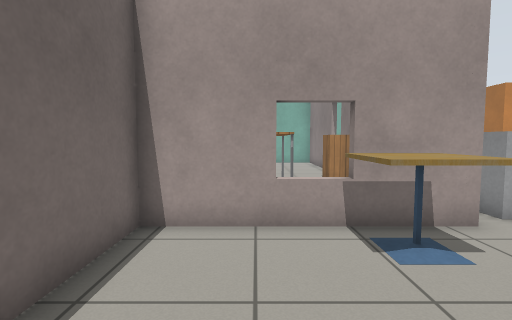
View 1 (above)

24 first-person views from a walk through a Gazebo world. The camera is 0.9 m above the floor, tilts 4° down and sees 85° across. The floor is counted in squares, 0.5 m on a side. Each view is taken from the middle of a square. On the plan, view 1 faces up. The plan holds only what a view shows up to about 15 squares ahead; the rest is blank. Gazebo's built-in surfaces are drawn with simple patterns.

View 2
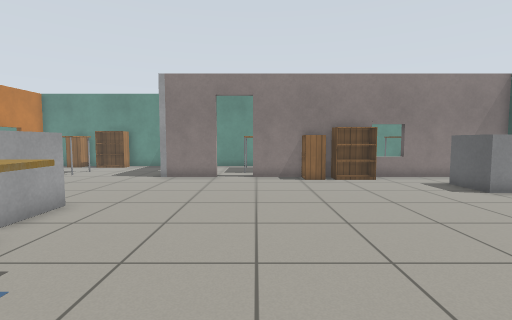

View 3
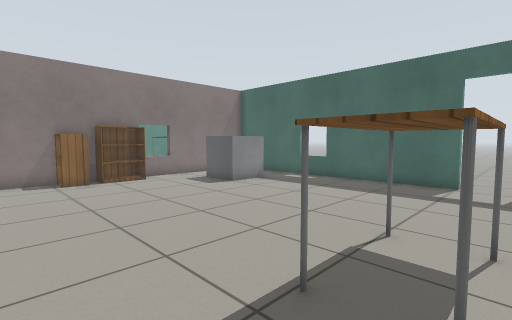

View 4
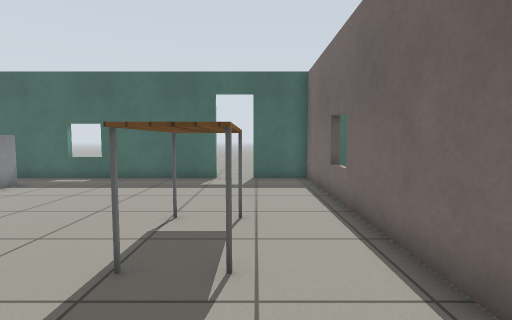

View 5
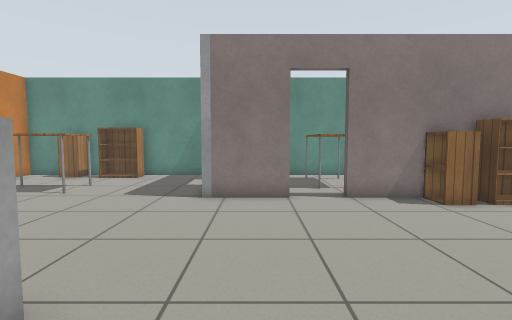

View 6
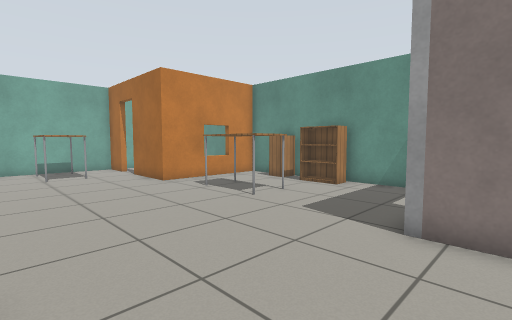

View 7
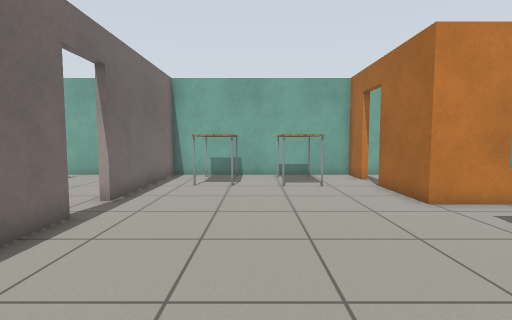

View 8
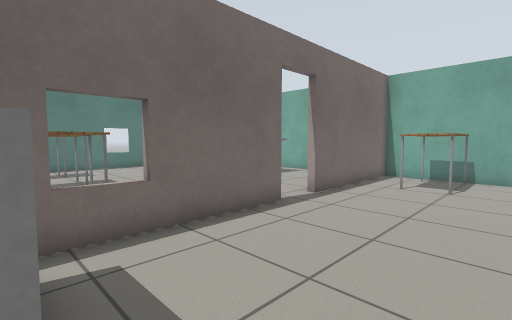

View 9
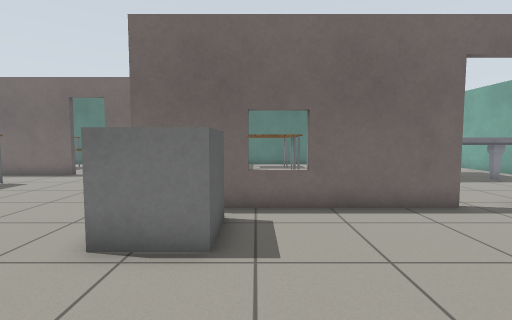

View 10
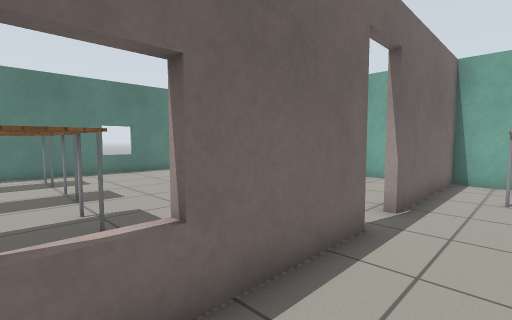

View 11
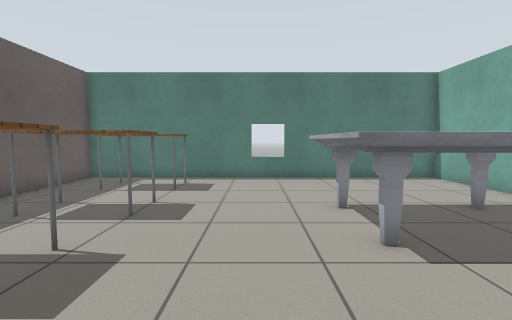

View 12
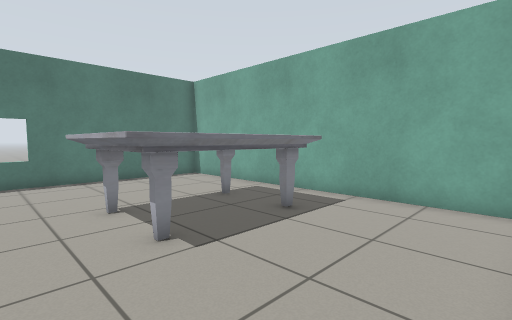

View 13
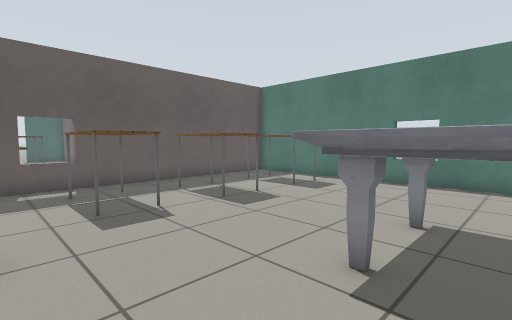

View 14
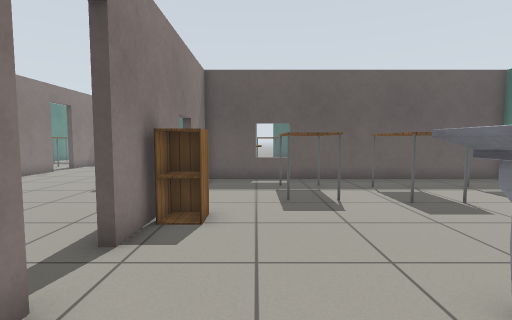

View 15
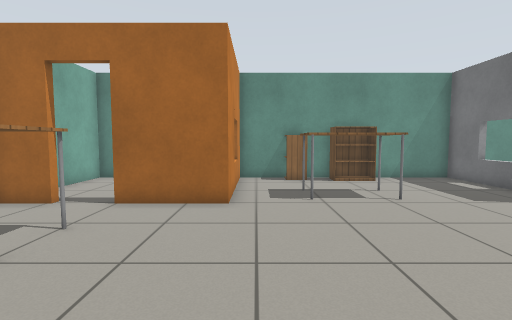

View 16
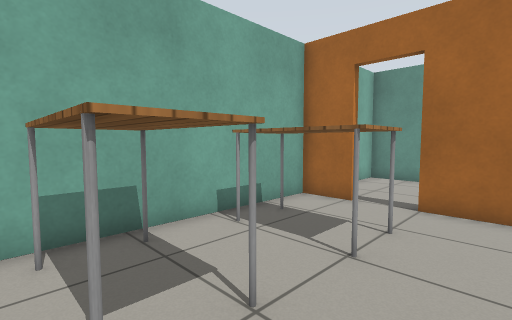

View 17
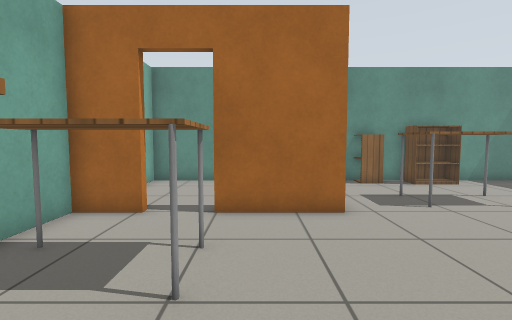

View 18
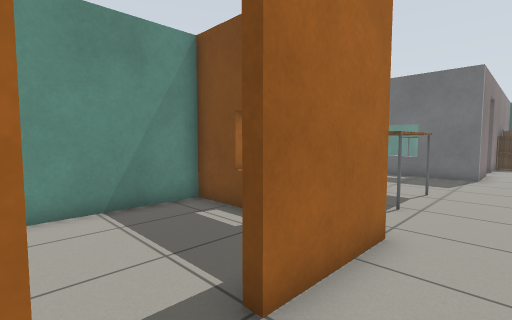

View 19
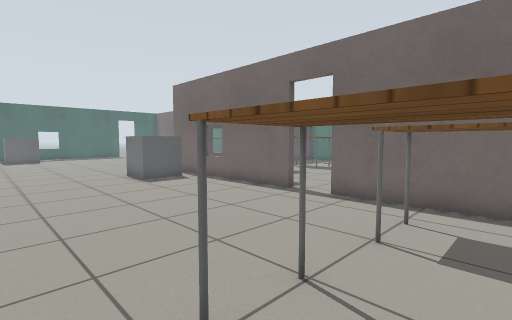

View 20
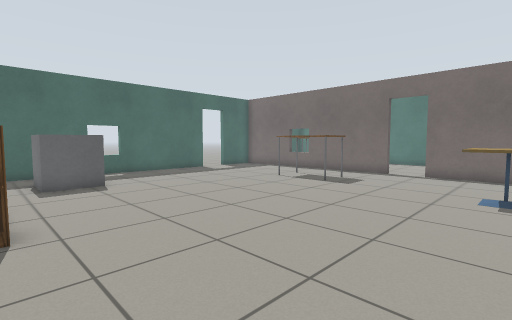

View 21
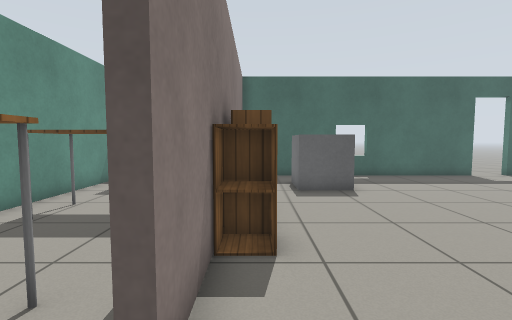

View 22
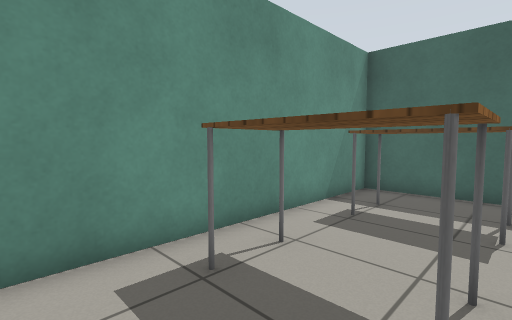

View 23
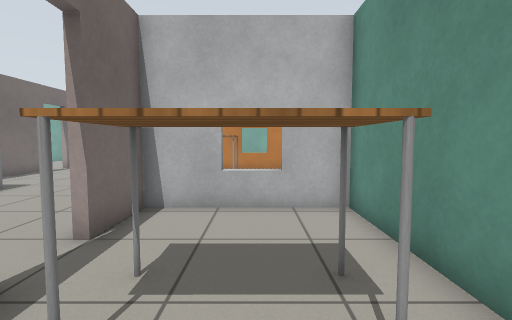

View 24
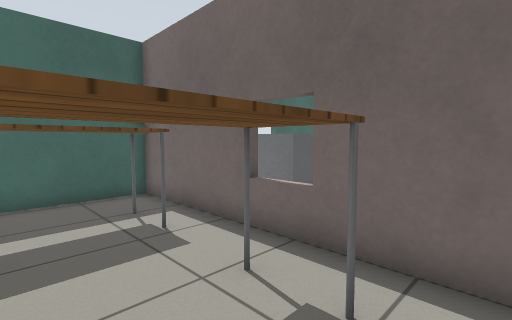

### Floor plan
Key: @ floor where view 1 was taken; # wall or solid block; . floor; D open door; = window, fence, low wall or low ledge; C cabinet; T table; A cafe table; B bookshelf; M marble table; O other object.
Columns run from 9 left of view 1 to 20 right of it. Each row starts with its distance up from view 1.
 23 ##############################
 22 #.............#.TT.TT..#.....#
 21 #.............#.TT.TT..#.....#
 20 #....MM MM....#.TT.TT..D.....#
 19 #....    M....#.TT.TT..D.....#
 18 #....    M....#........#.....#
 17 #....MM MM....#........#.....#
 16 #....MMMMM...DD........###=###
 15 =............DD..............#
 14 #.............#..............#
 13 #...........CC#.........TT..C#
 12 #............C#.........TT...#
 11 #T T.TT..TT.. #.........TT..B#
 10 #  T.TT..TT.. =.............B#
  9 #T T.TT..TT...#..............#
  8 #.T..TT..TT...#OO............#
  7 #.............#OO............#
  6 ##########=####.........##=###
  5        #...AA..........##....#
  4        #...AA..........#.....#
  3        #...............D.....#
  2        #...............D.....#
  1       D#...............#.TTT.#
  0       DD.@.............#.TTT.#
 -1        #..............C#.....#
 -2        #..TT..........C#.....#
 -3        #..TT..........B#.TTT.#
 -4        #..TT..........B#.TTT.#
 -5        #...............=.TTT.#
 -6        =...............#.....#
 -7        #...........OO..#.....#
 -8        #...........OO..#TTTT.#
 -9        #...........OO. #TTTT.#
-10        #.............. #.....#
-11      ####DDD#####=############
-12          .D.
-13           ..

Where each view was taken, in squares from view 1:
view 1: 0 up, 0 right, facing up
view 2: 1 up, 0 right, facing right
view 3: 1 up, 0 right, facing down-right
view 4: 2 up, 0 right, facing down
view 5: 4 up, 5 right, facing right
view 6: 4 up, 8 right, facing up-right
view 7: 8 up, 9 right, facing up
view 8: 8 up, 10 right, facing up-left
view 9: 9 up, 12 right, facing left
view 10: 9 up, 7 right, facing up-left
view 11: 14 up, 4 right, facing left
view 12: 14 up, 4 right, facing up-left
view 13: 18 up, 3 right, facing down-left
view 14: 19 up, 2 right, facing down
view 15: 15 up, 6 right, facing right
view 16: 17 up, 6 right, facing up-right
view 17: 18 up, 7 right, facing right
view 18: 21 up, 12 right, facing down-right
view 19: 21 up, 13 right, facing down-left
view 20: 5 up, 13 right, facing down-left
view 21: 3 up, 13 right, facing down
view 22: 1 down, 15 right, facing down-right
view 23: 2 down, 17 right, facing up
view 24: 2 down, 18 right, facing down-left
